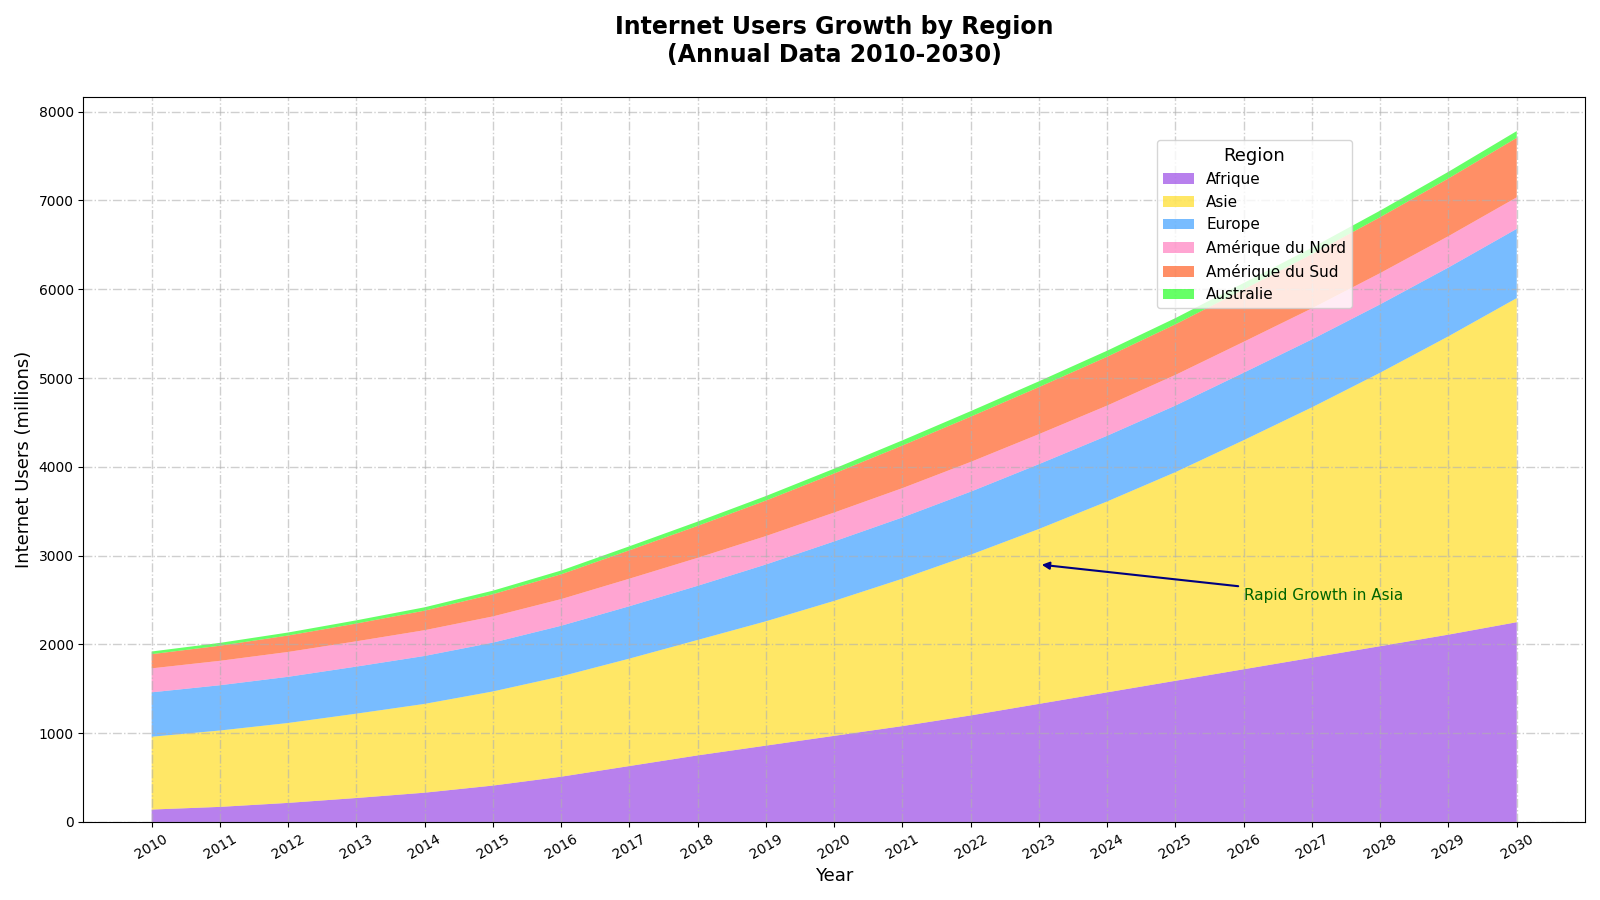

The Python source for this figure:
import matplotlib.pyplot as plt
import numpy as np

years = np.arange(2010, 2031)
africa_north_users = np.array([110, 130, 155, 180, 210, 250, 310, 380, 440, 480, 520, 570, 620, 680, 740, 800, 860, 920, 980, 1040, 1100])
africa_south_users = np.array([30, 40, 60, 90, 120, 160, 200, 250, 310, 380, 450, 510, 580, 650, 720, 790, 860, 930, 1000, 1070, 1150])
asia_users = np.array([820, 860, 900, 950, 1000, 1060, 1130, 1210, 1300, 1400, 1520, 1660, 1810, 1970, 2150, 2350, 2580, 2820, 3080, 3360, 3650])
europe_users = np.array([500, 510, 520, 530, 540, 550, 570, 590, 610, 640, 670, 690, 710, 730, 740, 750, 760, 765, 770, 775, 780])
north_america_users = np.array([270, 275, 280, 285, 290, 295, 300, 310, 315, 320, 325, 330, 335, 338, 340, 345, 348, 350, 352, 353, 355])
south_america_users = np.array([160, 170, 185, 200, 220, 250, 280, 320, 360, 400, 440, 480, 510, 530, 550, 570, 590, 610, 630, 650, 670])
australia_users = np.array([30, 32, 34, 36, 38, 40, 42, 45, 48, 51, 54, 58, 62, 65, 68, 70, 72, 73, 74, 75, 76])
africa_users = africa_north_users + africa_south_users

colors = ['#8A2BE2', '#FFD700', '#1E90FF', '#FF69B4', '#FF4500', '#00FF00']

plt.figure(figsize=(16, 9))

plt.stackplot(years, africa_users, asia_users, europe_users, north_america_users, south_america_users, australia_users, 
              labels=['Afrique', 'Asie', 'Europe', 'Amérique du Nord', 'Amérique du Sud', 'Australie'], colors=colors, alpha=0.6)

plt.title('Internet Users Growth by Region\n(Annual Data 2010-2030)', fontsize=17, fontweight='bold', pad=25)
plt.xlabel('Year', fontsize=13)
plt.ylabel('Internet Users (millions)', fontsize=13)

plt.legend(title='Region', title_fontsize=13, fontsize=11, loc='upper right', bbox_to_anchor=(0.85, 0.95))

plt.grid(True, linestyle='-.', lw=1, alpha=0.6)
plt.xticks(years, rotation=30)
plt.annotate('Rapid Growth in Asia', xy=(2023, 2900), xytext=(2026, 2500), 
             arrowprops=dict(arrowstyle='-|>', lw=1.5, color='navy'), fontsize=11, color='darkgreen')

plt.tight_layout()
plt.show()
